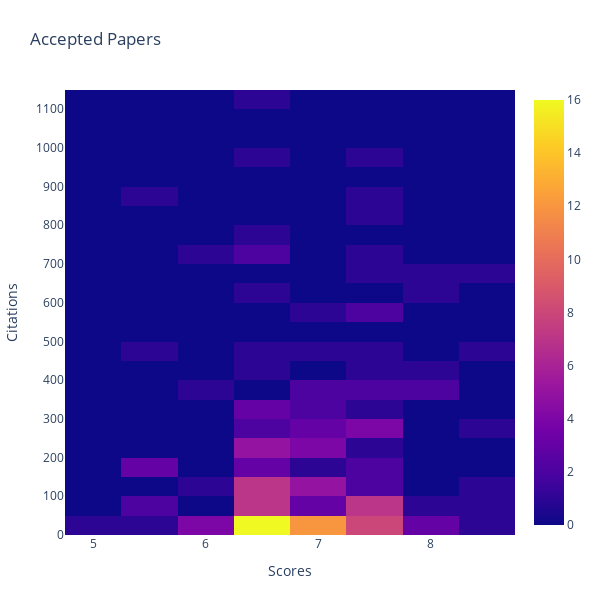

Source (notebook cell):
### Code cell
# 2d histogram with ploty go using socres and citations

fig = go.Figure(data=go.Histogram2d( 
    x=accepted_norm.scores,
    y=accepted_norm.citation,
    # colorscale='Viridis',
    # reversescale=True,
    # zsmooth='best',
    nbinsy=40))

fig.update_layout(
    title='Accepted Papers',
    xaxis_title='Scores',
    yaxis_title='Citations',
    autosize=False,
    width=600,
    height=600,
    margin=dict(l=65, r=50, b=65, t=90)
)

tick_values = [i*100 for i in range(12)]
tick_text = [str(i) for i in tick_values]

fig.update_yaxes(tickvals=tick_values, ticktext=tick_text)
fig.show()

### Figure 1 — Plotly figure (JSON) as saved in the notebook; plotly's stock layout.template omitted (floating-point values rounded to 4 significant figures; data arrays with more than 128 entries replaced by an {"elided": "..."} marker saying what was removed)
{"data": [{"nbinsy": 40, "type": "histogram2d", "x": {"elided": "152 float values"}, "y": {"elided": "152 int values"}}], "layout": {"autosize": false, "height": 600, "margin": {"b": 65, "l": 65, "r": 50, "t": 90}, "title": {"text": "Accepted Papers"}, "width": 600, "xaxis": {"title": {"text": "Scores"}}, "yaxis": {"ticktext": ["0", "100", "200", "300", "400", "500", "600", "700", "800", "900", "1000", "1100"], "tickvals": [0, 100, 200, 300, 400, 500, 600, 700, 800, 900, 1000, 1100], "title": {"text": "Citations"}}}}
